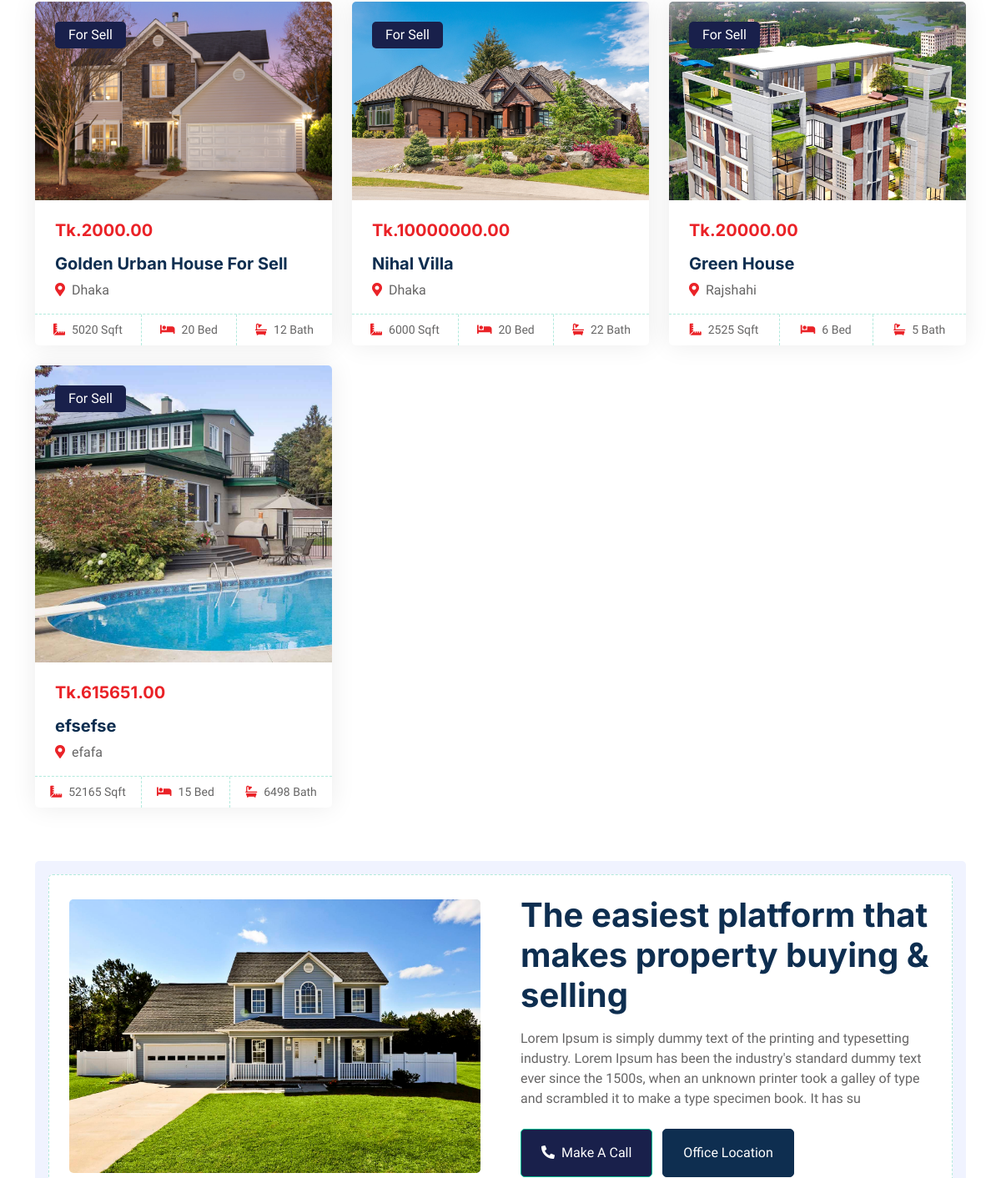
The app's page / (middle part), older data.
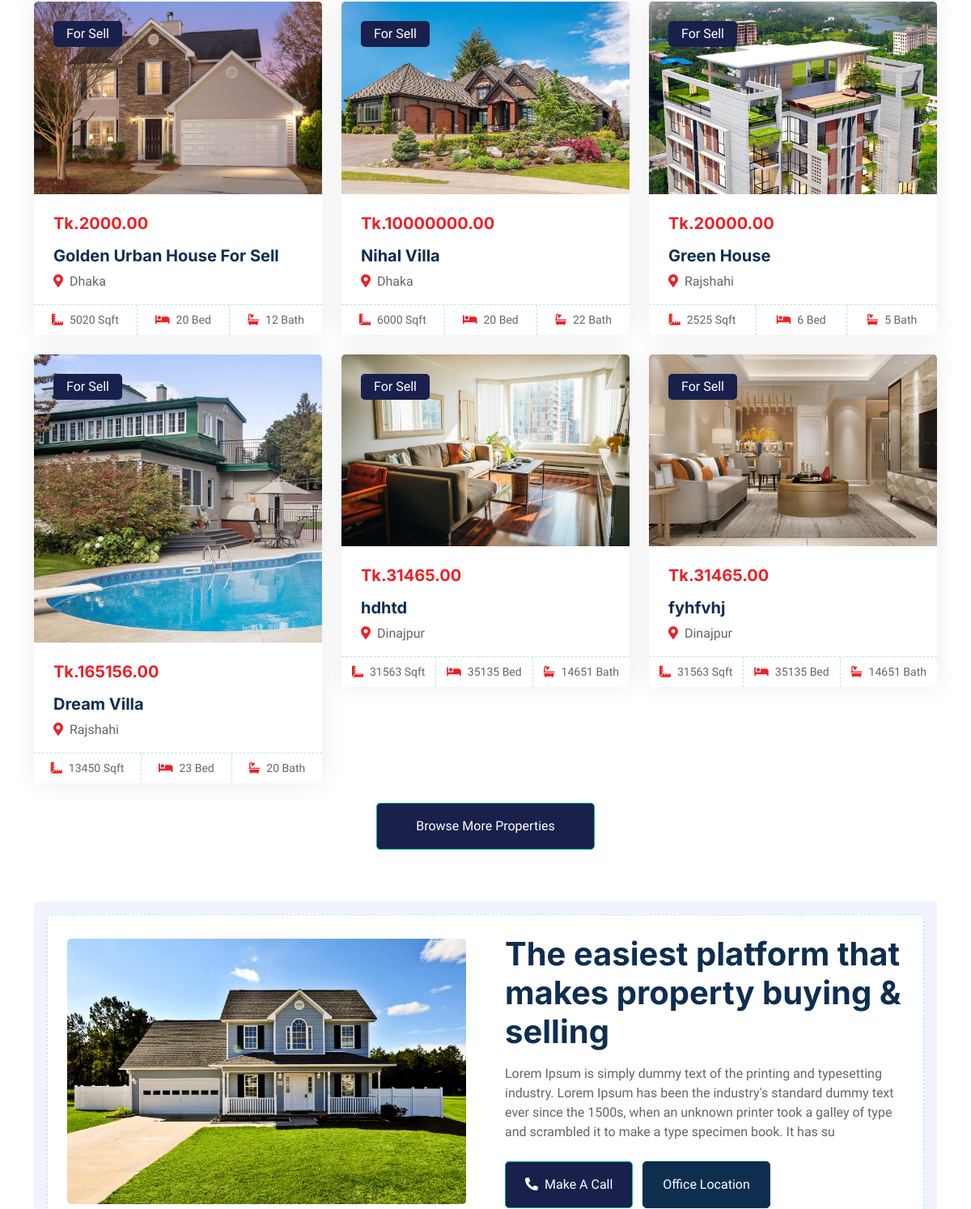
The same page, newer data.
### properties/models.py (models this page shows, shortened)
class Property(models.Model):
    PROPERTY_TYPES = [
        ('sell', 'For Sell'),
        ('sold', 'Sold'),
    ]
    title = models.CharField(max_length=100)
    property_type = models.CharField(max_length=4, choices=PROPERTY_TYPES, default='sell')
    price = models.DecimalField(max_digits=10, decimal_places=2)
    location = models.CharField(max_length=255)
    image = models.ImageField(upload_to='property_images/')
    size_sqft = models.IntegerField()
    bedrooms = models.IntegerField()
    bathrooms = models.IntegerField()

### properties/views.py (the view)
# urls.py: path('', views.home, name="home"),
def home(request):
    header = Home_Header.objects.first()
    header_images = Home_HeaderImage.objects.all()
    properties = Property.objects.all()
    call_to_action = Home_CallToAction.objects.first()
    testimonials = Home_Testimonial.objects.all()
    for_sell_properties = properties.filter(property_type='sell')[:6]
    additional_sell_properties = properties.filter(property_type='sell')[6:]
    sold_properties = properties.filter(property_type='sold')[:6]
    unique_location_dicts = Property.objects.values('location').distinct()
    unique_locations = [loc['location'] for loc in unique_location_dicts]
    title = request.GET.get('title', '')
    property_type = request.GET.get('property_type', '')
    location = request.GET.get('location', '')
    try:
        if title or property_type or location:
            search_input = True
        else:
            search_input = False
        if title:
            properties = properties.filter(title__icontains=title)
        if property_type:
            properties = properties.filter(property_type=property_type)
        if location:
            properties = properties.filter(location__icontains=location)
    except Exception as e:
        print(f"Error while filtering properties: {e}")
    for_sell_properties = properties.filter(property_type='sell')[:6]
    additional_sell_properties = properties.filter(property_type='sell')[6:]
    sold_properties = properties.filter(property_type='sold')[:6]
    context = {
        'header': header,
        'header_images': header_images,
        'for_sell_properties': for_sell_properties,
        'additional_sell_properties': additional_sell_properties,
        'sold_properties': sold_properties,
        'call_to_action': call_to_action,
        'testimonials': testimonials,
        'unique_locations': unique_locations,
        'search_input': search_input,
        'search_title': title,
        'search_property_type': property_type,
        'search_location': location,
    }
    return render(request, 'properties/home.html', context)

### properties/templates/properties/home.html (shortened to what this page needs)
{% extends "properties/base.html" %}
{% block body %}
{% load static %}
<div class="container-xxl py-5">
    <div class="container">
        <div class="tab-content">
            <div id="tab-1" class="tab-pane fade show p-0 active">
                <div class="row g-4" id="property-list">
                    {% for property in for_sell_properties %}
                    <div class="col-lg-4 col-md-6 wow fadeInUp" data-wow-delay="0.1s">
                        <div class="property-item rounded overflow-hidden">
                            <div class="position-relative overflow-hidden">
                                <a href="{% url 'property_detail' property.id %}">
                                    <img class="img-fluid" src="{{ property.image.url }}" alt="">
                                </a>
                                <div class="bg-primary rounded text-white position-absolute start-0 top-0 m-4 py-1 px-3">
                                    For Sell
                                </div>
                            </div>
                            <div class="p-4 pb-0">
                                <h5 class="text-primary mb-3">Tk.{{ property.price }}</h5>
                                <a class="d-block h5 mb-2" href="{% url 'property_detail' property.id %}">{{ property.title }}</a>
                                <p><i class="fa fa-map-marker-alt text-primary me-2"></i>{{ property.location }}</p>
                            </div>
                            <div class="d-flex border-top">
                                <small class="flex-fill text-center border-end py-2"><i class="fa fa-ruler-combined text-primary me-2"></i>{{ property.size_sqft }} Sqft</small>
                                <small class="flex-fill text-center border-end py-2"><i class="fa fa-bed text-primary me-2"></i>{{ property.bedrooms }} Bed</small>
                                <small class="flex-fill text-center py-2"><i class="fa fa-bath text-primary me-2"></i>{{ property.bathrooms }} Bath</small>
                            </div>
                        </div>
                    </div>
                    {% endfor %}
                </div>
                {% if additional_sell_properties %}
                <div class="col-12 text-center">
                    <button id="browse-more-btn" class="btn btn-primary py-3 px-5 mt-4">Browse More Properties</button>
                </div>
                {% endif %}
            </div>
        </div>
    </div>
</div>
    <div class="container-xxl py-5">
        <div class="container">
            <div class="bg-light rounded p-3">
                <div class="bg-white rounded p-4" style="border: 1px dashed rgba(0, 185, 142, .3)">
                    <div class="row g-5 align-items-center">
                        <div class="col-lg-6 wow fadeIn" data-wow-delay="0.1s">
                            <img class="img-fluid rounded w-100" src="{{  call_to_action.image.url }}" alt="">
                        </div>
                        <div class="col-lg-6 wow fadeIn" data-wow-delay="0.5s">
                            <div class="mb-4">
                                <h1 class="mb-3">{{ call_to_action.title }}</h1>
                                <p>{{ call_to_action.description }}</p>
                            </div>
                            <a href="tel:+8801711251505" class="btn btn-primary py-3 px-4 me-2"><i class="fa fa-phone-alt me-2"></i>Make A Call</a>
                            <a href="https://maps.app.goo.gl/yp96Fv7FaGauhRNE9" class="btn btn-dark py-3 px-4" target="_blank">Office Location</a>
                        </div>
                    </div>
                </div>
            </div>
        </div>
    </div>
{% endblock %}

Row changes from the older to the newer data that the page shows:
removed Property: image (picture), price "615651.00", title "efsefse", location "efafa", size_sqft "52165", bedrooms "15", bathrooms "6498"
added Property: image (picture), price "165156.00", title "Dream Villa", location "Rajshahi", size_sqft "13450", bedrooms "23", bathrooms "20"
added Property: image (picture), price "31465.00", title "hdhtd", location "Dinajpur", size_sqft "31563", bedrooms "35135", bathrooms "14651"
added Property: image (picture), price "31465.00", title "fyhfvhj", location "Dinajpur", size_sqft "31563", bedrooms "35135", bathrooms "14651"
Text that changed along with them:
text now shown: "Browse More Properties"
